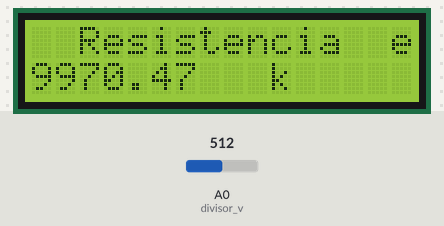
The sketch below on a simulated Arduino Uno, built with avr-gcc and run on an emulated ATmega328P. Shown: 16×2 character LCD. The inputs (shaded band) are chosen by the test bench; at power-on: A0 (divisor_v) = 512. What the sketch prints to the serial monitor is not drawn.

Above: at 1.2 s.
1.3 s: A0 (divisor_v) set to 716
At 2.5 s:
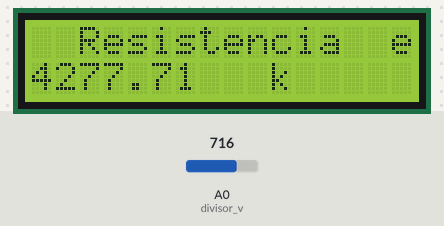
3.5 s: A0 (divisor_v) set to 900
At 5.0 s:
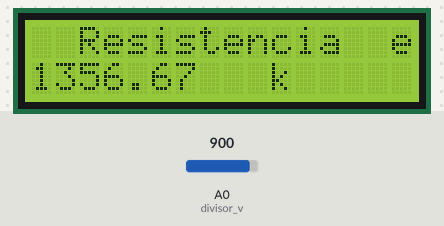
5.6 s: A0 (divisor_v) set to 1023
At 7.5 s:
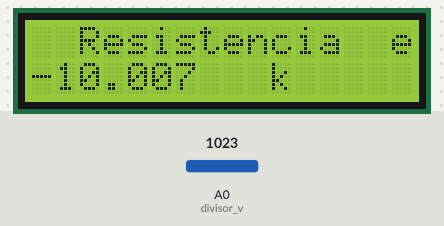
Timing chart, 0 to 9.0 s (numbered marks = the images above; inputs shaded):
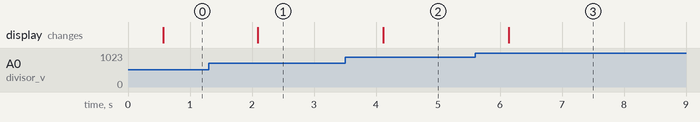

Measured:
- after the input at 1.3 s, the display: changes after 0.79 s (image 1)
- after the input at 3.5 s, the display: changes after 0.62 s (image 2)
- after the input at 5.6 s, the display: changes after 0.54 s (image 3)

The sketch:

resistencia_practica.ino
```cpp
/*
 * Fundacion Kinal
 * Centro educativo tecnico laboral Kinal
 * Electronica
 * Grado: Quinto
 * Sección: A
 * Curso: Taller de electronica digital y reparación de computadoras I
 * Nombre: Josue David Antonio Laroj Gallina
 * Carnet: 2022331
 * Proyecto: Medidor Resistencias - III Bimestre
*/
#include <LiquidCrystal.h>
#define RS  6
#define Enable 7
#define D4 2
#define D5 3
#define D6 4
#define D7 5
#define divisor_v A0
int medicionR();

LiquidCrystal lcd(RS, Enable, D4, D5, D6, D7);

  void setup()
{
  lcd.begin(16,2);
  Serial.begin(9600);
  pinMode(divisor_v, INPUT);
}
void loop() {
  lcd.setCursor(0,0);
  lcd.print("  Resistencia  ");
  unsigned long int ohms = medicionR();
  lcd.setCursor(10,9);
  lcd.print("k");

}
 int medicionR(){
    int lectura = 0;
    int Ve = 5;
    float VR2 = 0;
    float R1 = 10000;
    float R2 = 0;
    float relacion = 0;
     lectura = analogRead(divisor_v);
   if(lectura)
  {
    relacion = lectura * Ve;
    VR2 = (relacion)/1023.0;
  relacion = (Ve/VR2) -1;
    R2= (R1 * relacion)-10;
    lcd.print("el valor es de :");
    delay(500);
    lcd.setCursor(0,1);
    Serial.println(R2);
    lcd.print(R2);

    return R2;
  } else {
    Serial.println("no hay resistencia");
    return 0;
    }
  }
```
